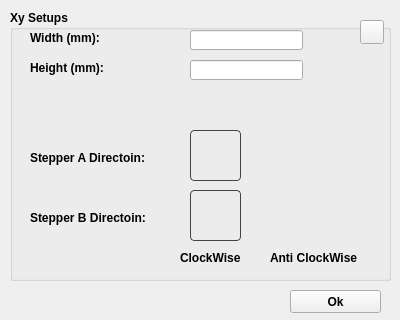
<?xml version="1.0" encoding="UTF-8"?>
<ui version="4.0">
 <class>Form</class>
 <widget class="QWidget" name="Form">
  <property name="geometry">
   <rect>
    <x>0</x>
    <y>0</y>
    <width>400</width>
    <height>320</height>
   </rect>
  </property>
  <property name="font">
   <font>
    <family>Arial</family>
    <weight>75</weight>
    <bold>true</bold>
   </font>
  </property>
  <property name="windowTitle">
   <string>Form</string>
  </property>
  <widget class="QGroupBox" name="groupBox">
   <property name="geometry">
    <rect>
     <x>10</x>
     <y>10</y>
     <width>381</width>
     <height>271</height>
    </rect>
   </property>
   <property name="title">
    <string>Xy Setups</string>
   </property>
   <widget class="QLabel" name="label">
    <property name="geometry">
     <rect>
      <x>20</x>
      <y>20</y>
      <width>151</width>
      <height>16</height>
     </rect>
    </property>
    <property name="text">
     <string>Width (mm):</string>
    </property>
   </widget>
   <widget class="QLabel" name="label_2">
    <property name="geometry">
     <rect>
      <x>20</x>
      <y>50</y>
      <width>151</width>
      <height>16</height>
     </rect>
    </property>
    <property name="text">
     <string>Height (mm):</string>
    </property>
   </widget>
   <widget class="QLineEdit" name="lineWidth">
    <property name="geometry">
     <rect>
      <x>180</x>
      <y>20</y>
      <width>113</width>
      <height>20</height>
     </rect>
    </property>
   </widget>
   <widget class="QLineEdit" name="lineHeight">
    <property name="geometry">
     <rect>
      <x>180</x>
      <y>50</y>
      <width>113</width>
      <height>20</height>
     </rect>
    </property>
   </widget>
   <widget class="QLabel" name="label_3">
    <property name="geometry">
     <rect>
      <x>20</x>
      <y>140</y>
      <width>131</width>
      <height>16</height>
     </rect>
    </property>
    <property name="text">
     <string>Stepper A Directoin:</string>
    </property>
   </widget>
   <widget class="QLabel" name="label_4">
    <property name="geometry">
     <rect>
      <x>20</x>
      <y>200</y>
      <width>131</width>
      <height>16</height>
     </rect>
    </property>
    <property name="text">
     <string>Stepper B Directoin:</string>
    </property>
   </widget>
   <widget class="QLabel" name="motoA_CK">
    <property name="geometry">
     <rect>
      <x>180</x>
      <y>120</y>
      <width>51</width>
      <height>51</height>
     </rect>
    </property>
    <property name="styleSheet">
     <string notr="true">     border: 1px solid rgb(67,67,67);
     border-radius: 4px;</string>
    </property>
    <property name="pixmap">
     <pixmap resource="../../images.qrc">:/images/stepping_motor-clockwise.png</pixmap>
    </property>
   </widget>
   <widget class="QLabel" name="motoB_CK">
    <property name="geometry">
     <rect>
      <x>180</x>
      <y>180</y>
      <width>51</width>
      <height>51</height>
     </rect>
    </property>
    <property name="styleSheet">
     <string notr="true">     border: 1px solid rgb(67,67,67);
     border-radius: 4px;</string>
    </property>
    <property name="pixmap">
     <pixmap resource="../../images.qrc">:/images/stepping_motor-clockwise.png</pixmap>
    </property>
   </widget>
   <widget class="QLabel" name="motoA_CCK">
    <property name="geometry">
     <rect>
      <x>270</x>
      <y>120</y>
      <width>51</width>
      <height>51</height>
     </rect>
    </property>
    <property name="pixmap">
     <pixmap resource="../../images.qrc">:/images/stepping_motor-anticlockwise.png</pixmap>
    </property>
   </widget>
   <widget class="QLabel" name="motoB_CCK">
    <property name="geometry">
     <rect>
      <x>270</x>
      <y>180</y>
      <width>51</width>
      <height>51</height>
     </rect>
    </property>
    <property name="pixmap">
     <pixmap resource="../../images.qrc">:/images/stepping_motor-anticlockwise.png</pixmap>
    </property>
   </widget>
   <widget class="QPushButton" name="pushButton">
    <property name="geometry">
     <rect>
      <x>350</x>
      <y>10</y>
      <width>24</width>
      <height>24</height>
     </rect>
    </property>
    <property name="styleSheet">
     <string notr="true"> QPushButton {
	border-image: url(:/images/help-icon.png) 0;
 }

 QPushButton:hover {
	border-image: url(:/images/help-icon-hover.png) 0;
 }

 QPushButton:pressed  {
	border-image: url(:/images/help-icon-click.png) 0;
 }
</string>
    </property>
    <property name="text">
     <string/>
    </property>
   </widget>
   <widget class="QLabel" name="label_5">
    <property name="geometry">
     <rect>
      <x>170</x>
      <y>240</y>
      <width>71</width>
      <height>16</height>
     </rect>
    </property>
    <property name="text">
     <string>ClockWise</string>
    </property>
   </widget>
   <widget class="QLabel" name="label_6">
    <property name="geometry">
     <rect>
      <x>260</x>
      <y>240</y>
      <width>91</width>
      <height>16</height>
     </rect>
    </property>
    <property name="text">
     <string>Anti ClockWise</string>
    </property>
   </widget>
  </widget>
  <widget class="QPushButton" name="btnOk">
   <property name="geometry">
    <rect>
     <x>290</x>
     <y>290</y>
     <width>91</width>
     <height>23</height>
    </rect>
   </property>
   <property name="text">
    <string>Ok</string>
   </property>
  </widget>
 </widget>
 <resources>
  <include location="../../images.qrc"/>
  <include location="images.qrc"/>
 </resources>
 <connections/>
</ui>
